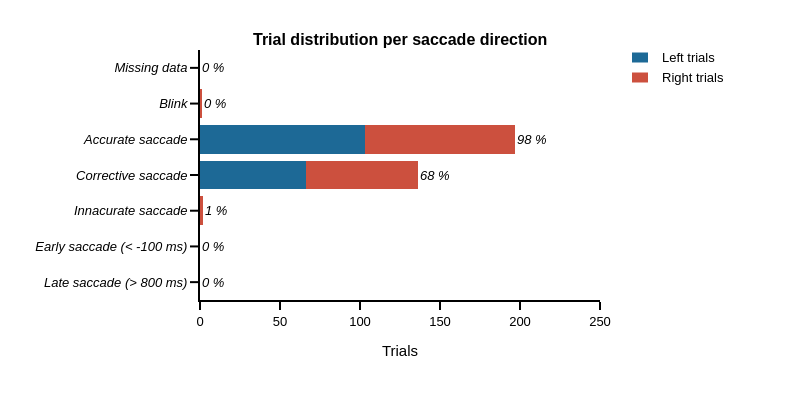

Notebook source saved alongside this figure:
### Markdown cell above
#### Saccade analysis output graph

### Code cell
# general figure settings
template_specs = dict(  axes_color="rgba(0, 0, 0, 1)",
                        axes_width=2,
                        axes_font_size=13,
                        bg_col="rgba(255, 255, 255, 1)",
                        font='Helvetica',
                        title_font_size=15,
                        plot_width=1.5)
fig_template = plotly_template(template_specs)

# figure specific settings
x_range = [0,250]
colors_panel = px.colors.qualitative.Prism
subplot_titles = ('<b>Trial distribution per saccade direction<b>', '<b>Trial distribution per external motion orientation<b>')
analysis_crit = ['<i>Missing data<i>', '<i>Blink<i>', '<i>Accurate saccade<i>', '<i>Corrective saccade<i>', 
                 '<i>Innacurate saccade<i>', '<i>Early saccade (< -100 ms)<i>', '<i>Late saccade (> 800 ms)<i>']
analysis_crit_df = ['miss_time_trial', 'blink_trial', 'main_sac_trial', 'cor_sac_trial',
                    'innacurate_sac_trial', 'early_sac_trial', 'late_sac_trial']
x_label = 'Trials'
sds = ['Left trials', 'Right trials']
sd_cols = [colors_panel[1], colors_panel[7]]
x_legend = 1.15
y_legend_step = 0.08
y_legend_sd = 0.97
rad_leg = 0.04

# subplot settings
rows, cols = 1, 1
fig_height, fig_width = 400,800
column_widths,row_heights = [1],[1]
sb_specs = [[{}]]
fig = make_subplots(rows=rows, cols=cols, specs=sb_specs, print_grid=False, vertical_spacing=0.2, horizontal_spacing=0.05, 
                    column_widths=column_widths, row_heights=row_heights, shared_yaxes=True, subplot_titles=subplot_titles)

# Right / Left saccades
# ---------------------
for sd_num, sd in enumerate(sds):
    # plot
    fig.append_trace(go.Bar(y=analysis_crit, x=df_all.loc[(df_all.ext_mot_pos == sd_num + 1)][analysis_crit_df].sum(), 
                            orientation='h', name=sd, marker_color=sd_cols[sd_num]), row=1, col=1)
    # legend
    fig.add_annotation(xref='paper', yref='paper', x=x_legend, y=y_legend_sd - y_legend_step * sd_num, 
                       text=sd, showarrow=False, font_size = template_specs['axes_font_size'],xanchor = 'left', yanchor='middle')
    fig.add_shape(type='rect',xref='paper', yref='paper', fillcolor=sd_cols[sd_num],line_width=0,
                  x0=x_legend - 0.05 - rad_leg / 2, y0=y_legend_sd - y_legend_step * sd_num - rad_leg / 2, 
                  x1=x_legend - 0.05 + rad_leg / 2, y1=y_legend_sd - y_legend_step * sd_num + rad_leg / 2)
    
# annotation value
for num_crit, crit_name in enumerate(analysis_crit_df):
    fig.add_annotation(x=df_all[crit_name].sum(), y=num_crit, text='<i>{:1.0f} %<i>'.format(df_all[crit_name].mean()*100), 
                       showarrow=False, font_size = template_specs['axes_font_size'],xanchor = 'left', row=1, col=1)

# axes settings
for row in np.arange(rows):
    for col in np.arange(cols):
        fig.update_xaxes(visible=True, ticklen=8, linewidth=template_specs['axes_width'], range=x_range, row=row+1, col=col+1)
        fig.update_yaxes(visible=True, ticklen=8, linewidth=template_specs['axes_width'], autorange="reversed", row=row+1, col=col+1)
    
# Save figure
fig.layout.update(template=fig_template, width=fig_width, height=fig_height, margin_l=200, xaxis_title ='Trials', 
                  margin_r=200, margin_t=50, margin_b=100, barmode='stack', showlegend=False)
fig.show()
if not os.path.exists(fig_dir):os.mkdir(fig_dir)
fig.write_image('{}/{}_trial_dist.pdf'.format(fig_dir, subject))

### Figure 1 — Plotly figure (JSON) as saved in the notebook; plotly's stock layout.template omitted (floating-point values rounded to 4 significant figures)
{"data": [{"marker": {"color": "rgb(29, 105, 150)"}, "name": "Left trials", "orientation": "h", "type": "bar", "x": [0.0, 0.0, 103.0, 66.0, 0.0, 0.0, 0.0], "xaxis": "x", "y": ["<i>Missing data<i>", "<i>Blink<i>", "<i>Accurate saccade<i>", "<i>Corrective saccade<i>", "<i>Innacurate saccade<i>", "<i>Early saccade (< -100 ms)<i>", "<i>Late saccade (> 800 ms)<i>"], "yaxis": "y"}, {"marker": {"color": "rgb(204, 80, 62)"}, "name": "Right trials", "orientation": "h", "type": "bar", "x": [0.0, 1.0, 94.0, 70.0, 2.0, 0.0, 0.0], "xaxis": "x", "y": ["<i>Missing data<i>", "<i>Blink<i>", "<i>Accurate saccade<i>", "<i>Corrective saccade<i>", "<i>Innacurate saccade<i>", "<i>Early saccade (< -100 ms)<i>", "<i>Late saccade (> 800 ms)<i>"], "yaxis": "y"}], "layout": {"annotations": [{"font": {"size": 16}, "showarrow": false, "text": "<b>Trial distribution per saccade direction<b>", "x": 0.5, "xanchor": "center", "xref": "paper", "y": 1, "yanchor": "bottom", "yref": "paper"}, {"font": {"size": 13}, "showarrow": false, "text": "Left trials", "x": 1.15, "xanchor": "left", "xref": "paper", "y": 0.97, "yanchor": "middle", "yref": "paper"}, {"font": {"size": 13}, "showarrow": false, "text": "Right trials", "x": 1.15, "xanchor": "left", "xref": "paper", "y": 0.89, "yanchor": "middle", "yref": "paper"}, {"font": {"size": 13}, "showarrow": false, "text": "<i>0 %<i>", "x": 0, "xanchor": "left", "xref": "x", "y": 0, "yref": "y"}, {"font": {"size": 13}, "showarrow": false, "text": "<i>0 %<i>", "x": 1, "xanchor": "left", "xref": "x", "y": 1, "yref": "y"}, {"font": {"size": 13}, "showarrow": false, "text": "<i>98 %<i>", "x": 197, "xanchor": "left", "xref": "x", "y": 2, "yref": "y"}, {"font": {"size": 13}, "showarrow": false, "text": "<i>68 %<i>", "x": 136, "xanchor": "left", "xref": "x", "y": 3, "yref": "y"}, {"font": {"size": 13}, "showarrow": false, "text": "<i>1 %<i>", "x": 2, "xanchor": "left", "xref": "x", "y": 4, "yref": "y"}, {"font": {"size": 13}, "showarrow": false, "text": "<i>0 %<i>", "x": 0, "xanchor": "left", "xref": "x", "y": 5, "yref": "y"}, {"font": {"size": 13}, "showarrow": false, "text": "<i>0 %<i>", "x": 0, "xanchor": "left", "xref": "x", "y": 6, "yref": "y"}], "barmode": "stack", "height": 400, "margin": {"b": 100, "l": 200, "r": 200, "t": 50}, "shapes": [{"fillcolor": "rgb(29, 105, 150)", "line": {"width": 0}, "type": "rect", "x0": 1.08, "x1": 1.12, "xref": "paper", "y0": 0.95, "y1": 0.99, "yref": "paper"}, {"fillcolor": "rgb(204, 80, 62)", "line": {"width": 0}, "type": "rect", "x0": 1.08, "x1": 1.12, "xref": "paper", "y0": 0.87, "y1": 0.91, "yref": "paper"}], "showlegend": false, "width": 800, "xaxis": {"anchor": "y", "domain": [0, 1], "linewidth": 2, "range": [0, 250], "ticklen": 8, "title": {"text": "Trials"}, "visible": true}, "yaxis": {"anchor": "x", "autorange": "reversed", "domain": [0, 1], "linewidth": 2, "ticklen": 8, "visible": true}}}
